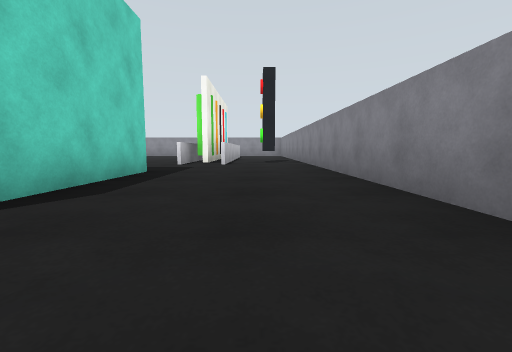
view 1 (above)

17 first-person views from a walk through a Gazebo world. The camera is 0.21 m above the floor, tilts 6° down and sees 90° across. The floor is counted in squares, 0.5 m on a side. Each view is taken from the middle of a square. On the plan, view 1 faces up. The plan holds only what a view shows up to about 9 squares ahead; the rest is blank.

view 2
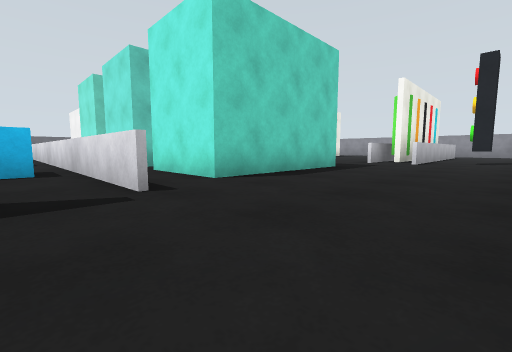

view 3
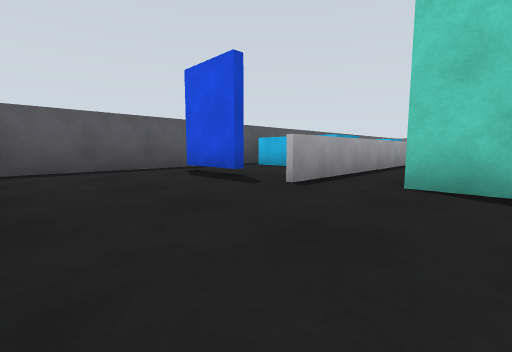

view 4
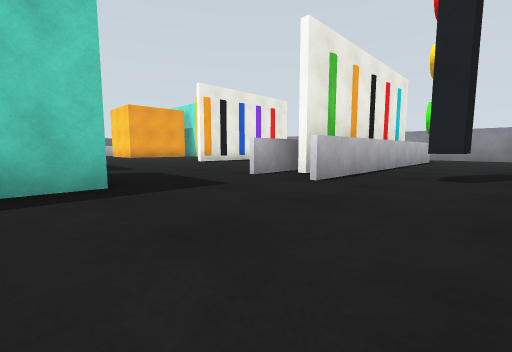

view 5
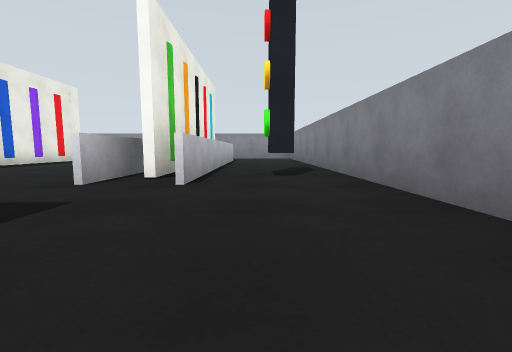

view 6
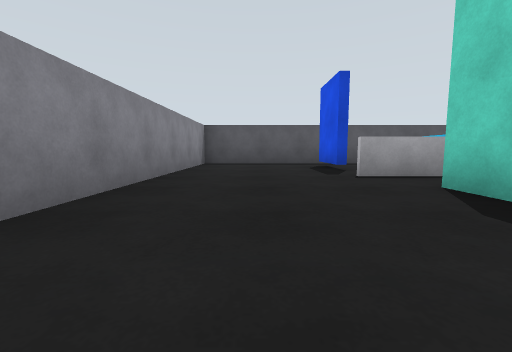

view 7
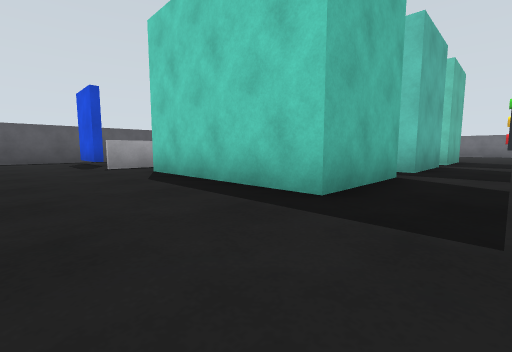

view 8
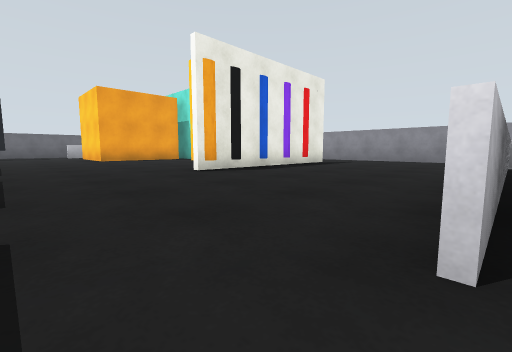

view 9
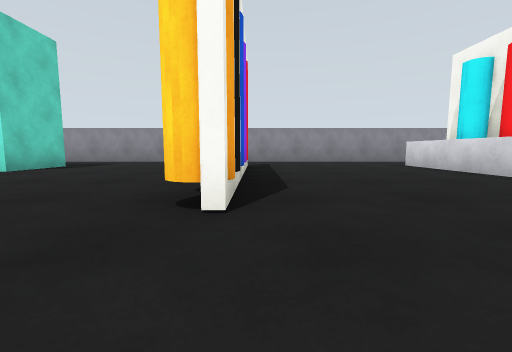

view 10
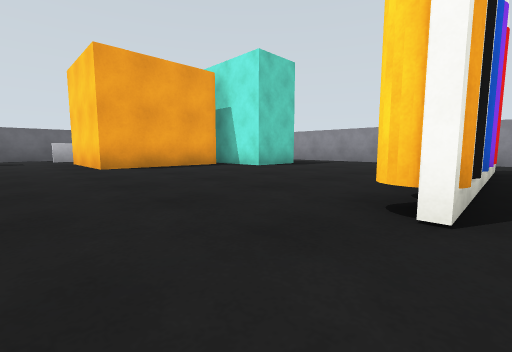

view 11
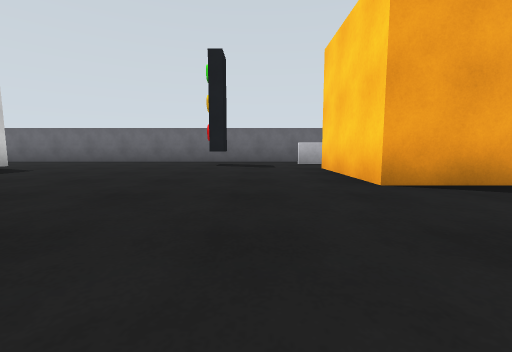

view 12
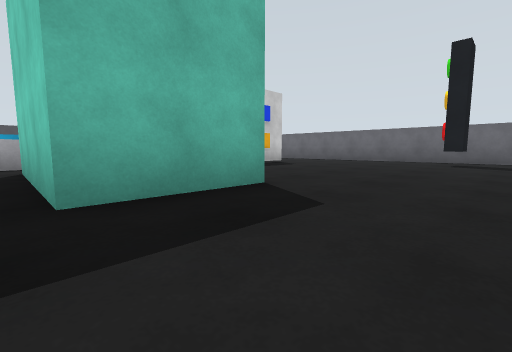

view 13
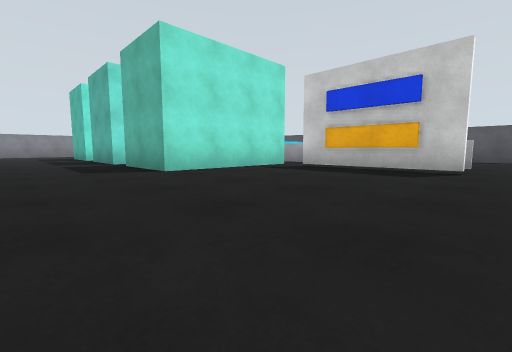

view 14
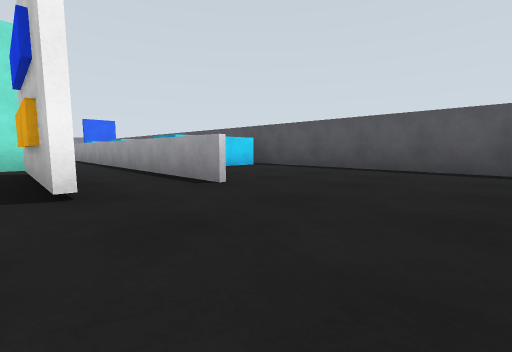

view 15
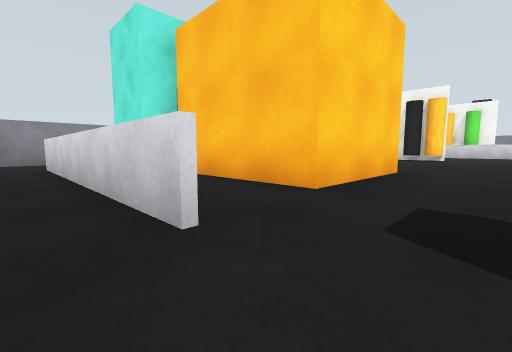

view 16
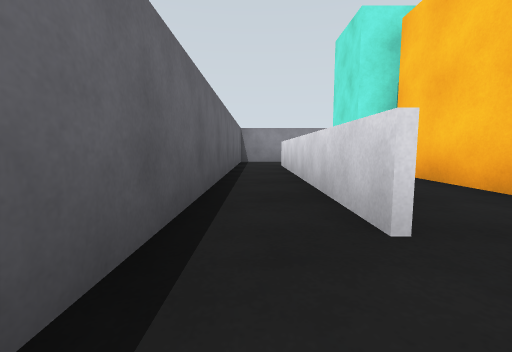

view 17
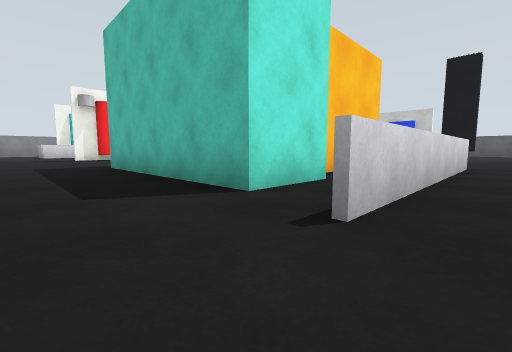

### Floor plan
Key: @ floor where view 1 was taken; # wall or solid block; . floor; P person; L traffic light; B building; C cyan box; U blue box; R orange box; O other object.
Columns run from 18 left of view 1 to 2 right of it. Each row starts with its distance up from view 1.
 16 ###   ####  ########
 15 #...................
 14 #...................
 13 #.#BBBBB....P...##..#
 12 #.#BBBBB....P...##..#
 11 #.#.R R.....P...##..#
 10 #.#.R R.....P...##..#
  9 #.#.RRR.....P...P#..#
  8 #...............##L.#
  7 #...............##..#
  6 #.L.................#
  5 #.......BB.BB.BBB...#
  4 #.......BB.B B  B...#
  3 #.......BB.     B...#
  2 #...###.BB.  B  B...#
  1 #.......BB.BBBBBB...#
  0 #...#############.@.#
 -1 #.....CC OOO CC.U...#
 -2  .....C       C.U...#
 -3  .....C       C.....#
 -4  #######     ########

Positions as (right, up) in squares from view 1, and headings:
1: (0, 0), facing up
2: (1, -1), facing up-left
3: (1, 2), facing down-left
4: (1, 4), facing up-left
5: (0, 4), facing up
6: (0, 4), facing down
7: (0, 6), facing down-left
8: (-2, 6), facing up-left
9: (-6, 7), facing up
10: (-6, 7), facing up-left
11: (-9, 7), facing left
12: (-8, 7), facing down-left
13: (-15, 7), facing down-right
14: (-17, 2), facing down-right
15: (-17, 7), facing up-right
16: (-17, 7), facing up
17: (-17, 15), facing down-right
